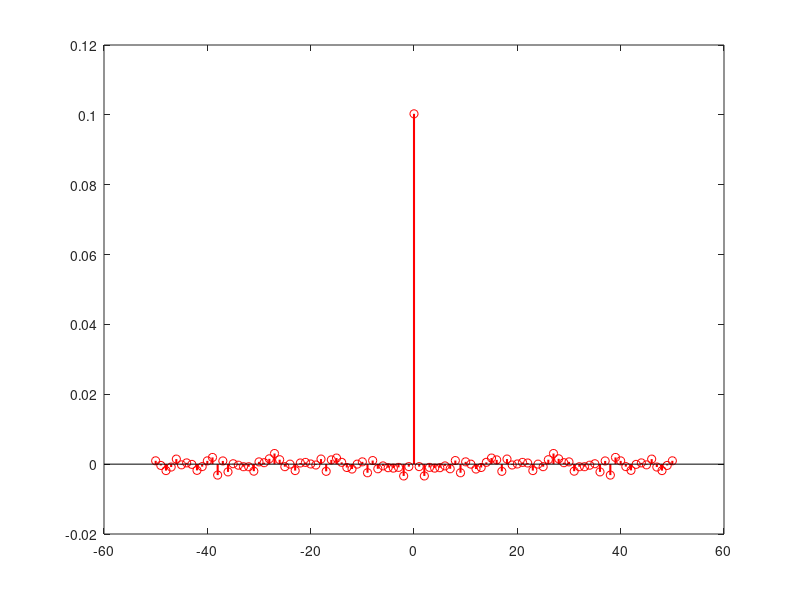

This chart was generated by the following MATLAB code: (Note: this script raises an error after producing the figure.)


%% Item 1
clc;clear;

N = 5000;
pot_awgn = 0.1;
x = sqrt(pot_awgn)*randn(N,1);
m_x = mean(x);
var_x = var(x);

tau_max = 50;
[R_ruido lag] = xcorr(x-m_x,tau_max,'unbiased');

% create new figure
fig = figure; clf

h = stem(lag,R_ruido,'-r','LineWidth',1.5); hold on

% define figure properties
opts.Colors     = set(groot,'defaultAxesColorOrder');
opts.saveFolder = 'img/';
opts.width      = 20;
opts.height     = 10;
opts.fontType   = 'Times';
opts.fontSize   = 24.6;

% add axis labes and legend
axis tight
title('Funcao de Autocorrelacao: Processo AWGN')
xlabel('tau (lag)')
ylabel('FAC')
%legend('1960','1946','1970','1972','1975')

% scaling
fig.Units               = 'centimeters';
fig.Position(3)         = opts.width;
fig.Position(4)         = opts.height;

% set text properties
set(fig.Children, ...
    'FontName',     'Times', ...
    'FontSize',     23);

% remove unnecessary white space
set(gca,'LooseInset',max(get(gca,'TightInset'), 0.02))
hold off

%% Item 2

clc; clear;

N = 5000;
pot_awgn = 0.1;
a_0 = 2;
a_1 = 0.85;
tau_max = 20;

m_x_teo = a_0/(1-a_1);
var_x_teo = pot_awgn/(1-a_1^2);
SNR_teo = var_x_teo/pot_awgn;
SNR_dB_teo = 10*log10(SNR_teo);

for t=1:1:tau_max+1
    lag(1,t) = t-1; 
    R_x_teo(t) = var_x_teo*a_1^(abs(t));
end
R_x_teo=R_x_teo(:);

% create new figure
fig = figure; clf

h = stem(lag,R_x_teo,'-r','LineWidth',1.5); hold on

% define figure properties
opts.Colors     = set(groot,'defaultAxesColorOrder');
opts.saveFolder = 'img/';
opts.width      = 20;
opts.height     = 10;
opts.fontType   = 'Times';
opts.fontSize   = 24.6;

% add axis labes and legend
axis tight
title('Funcao de Autocorrelacao: Processo AR(1) - Teórico')
xlabel('tau (lag)')
ylabel('FAC')
%legend('1960','1946','1970','1972','1975')

% scaling
fig.Units               = 'centimeters';
fig.Position(3)         = opts.width;
fig.Position(4)         = opts.height;

% set text properties
set(fig.Children, ...
    'FontName',     'Times', ...
    'FontSize',     23);

% remove unnecessary white space
set(gca,'LooseInset',max(get(gca,'TightInset'), 0.02))
hold off

x(1)=sqrt(pot_awgn)*randn;

for t=2:N   %2*N
    x(t)=a_0+a_1*x(t-1)+sqrt(pot_awgn)*randn;
end
x=x(:);
%x=x(N+1:end);

m_x = mean(x);
var_x = var(x);
SNR = var_x/pot_awgn;
SNR_dB = 10*log10(SNR_dB_teo);

[R_x lag] = xcorr(x-m_x,tau_max,'unbiased');
I=find(lag==0);
lag=lag(I:end);

% create new figure
fig = figure; clf

h = stem(lag,R_x(I:end),'-r','LineWidth',1.5); hold on

% define figure properties
opts.Colors     = set(groot,'defaultAxesColorOrder');
opts.saveFolder = 'img/';
opts.width      = 20;
opts.height     = 10;
opts.fontType   = 'Times';
opts.fontSize   = 24.6;

% add axis labes and legend
axis tight
title('Funcao de Autocorrelacao: Processo AR(1)')
xlabel('tau (lag)')
ylabel('FAC')
%legend('1960','1946','1970','1972','1975')

% scaling
fig.Units               = 'centimeters';
fig.Position(3)         = opts.width;
fig.Position(4)         = opts.height;

% set text properties
set(fig.Children, ...
    'FontName',     'Times', ...
    'FontSize',     23);

% remove unnecessary white space
set(gca,'LooseInset',max(get(gca,'TightInset'), 0.02))
hold off

%% Item 3 - Meu método

clc;clear;

N = 5000;
pot_awgn = 0.1;
a_0 = 2;
a_1 = 0.85;
tau_max = 20;

x(1)=sqrt(pot_awgn)*randn;

for t=2:2*N   %para eliminar o efeito da condição inicial
    x(t)=a_0+a_1*x(t-1)+sqrt(pot_awgn)*randn;
end
x=x(:);
x=x(N+1:end);   %para eliminar o efeito da condição inicial

K = 4;
N_sub = 1250;
N_atual = 0;

for i=1:K
    sub_x(:,i) = x(N_atual+1:N_atual+N_sub);
    N_atual = N_atual + N_sub;
end

Media_barra = 0;
Var_barra = 0;

for i=1:K
    m_sub(i) = sum(sub_x(:,i))/N_sub;
    var_sub(i) = sum((sub_x(:,i)-m_sub(i)).^2)/N_sub;
    Media_barra = Media_barra+m_sub(i);
    Var_barra = Var_barra+var_sub(i);
end

Media_barra = Media_barra/K;
Var_barra = Var_barra/K;

X_barra = sum(x)/(N_sub*K);
VAR_barra = sum((x-X_barra).^2)/(N_sub*K);
